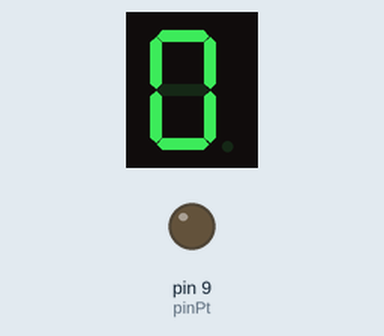
This sketch was run on a simulated Arduino Uno, built with avr-gcc and run on an emulated ATmega328P. Parts: 1-digit seven-segment display, output pins drawn as LEDs (lit = HIGH). Wiring (inferred from the names in the program): 1-digit 7-segment display, segments lit when HIGH: segments pin 2, pin 3, pin 4, pin 5, pin 6, pin 7, pin 8. The segment pins are drawn as the display they are named for; pins used as bus, display or sensor lines are not drawn.

Above: at 0.6 s.
At 5.6 s:
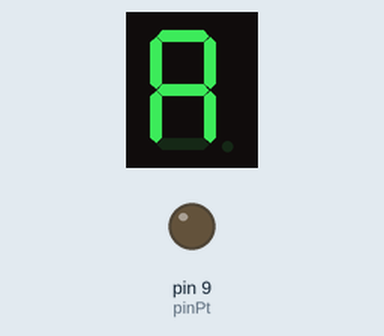
At 10.6 s:
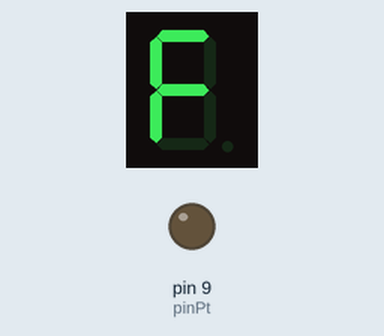
At 20.6 s:
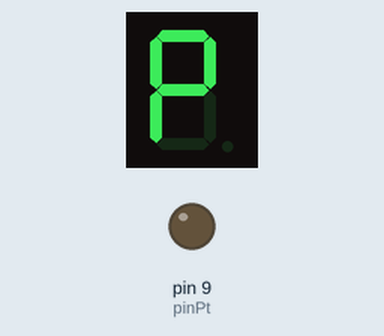
At 28.6 s:
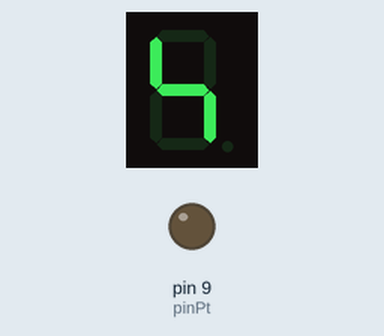
At 29.6 s:
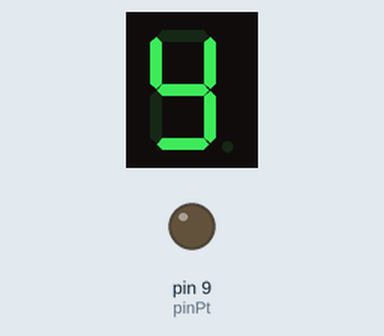

The sketch:

7seg.ino
```cpp
#include "letters.h"

void setup() {
	pinMode(pinA,OUTPUT);
	pinMode(pinB,OUTPUT);
	pinMode(pinC,OUTPUT);
	pinMode(pinD,OUTPUT);
	pinMode(pinE,OUTPUT);
	pinMode(pinF,OUTPUT);
	pinMode(pinG,OUTPUT);
	pinMode(pinPt,OUTPUT);
}

void loop() {
	blank();
	delay(500);
	zero();
	delay(500);
	one();
	delay(500);
	two();
	delay(500);
	three();
	delay(500);
	four();
	delay(500);
	five();
	delay(500);
	six();
	delay(500);
	seven();
	delay(500);
	eight();
	delay(500);
	nine();
	delay(500);
	letter_A();
	delay(500);
	letter_a();
	delay(500);
	letter_B();
	delay(500);
	letter_b();
	delay(500);
	letter_C();
	delay(500);
	letter_c();
	delay(500);
	letter_D();
	delay(500);
	letter_d();
	delay(500);
	letter_E();
	delay(500);
	letter_e();
	delay(500);
	letter_F();
	delay(500);
	letter_f();
	delay(500);
	letter_G();
	delay(500);
	letter_g();
	delay(500);
	letter_H();
	delay(500);
	letter_h();
	delay(500);
	letter_I();
	delay(500);
	letter_i();
	delay(500);
	letter_J();
	delay(500);
	letter_j();
	delay(500);
	letter_K();
	delay(500);
	letter_k();
	delay(500);
	letter_L();
	delay(500);
	letter_l();
	delay(500);
	letter_M();
	delay(500);
	letter_m();
	delay(500);
	letter_N();
	delay(500);
	letter_n();
	delay(500);
	letter_O();
	delay(500);
	letter_o();
	delay(500);
	letter_P();
	delay(500);
	letter_p();
	delay(500);
	letter_Q();
	delay(500);
	letter_q();
	delay(500);
	letter_R();
	delay(500);
	letter_r();
	delay(500);
	letter_S();
	delay(500);
	letter_s();
	delay(500);
	letter_T();
	delay(500);
	letter_t();
	delay(500);
	letter_U();
	delay(500);
	letter_u();
	delay(500);
	letter_V();
	delay(500);
	letter_v();
	delay(500);
	letter_W();
	delay(500);
	letter_w();
	delay(500);
	letter_X();
	delay(500);
	letter_x();
	delay(500);
	letter_Y();
	delay(500);
	letter_y();
	delay(500);
	letter_Z();
	delay(500);
	letter_z();
	delay(500);
}
```

letters.h
```cpp
#ifndef LETTERS_H_INCLUDED
#define LETTERS_H_INCLUDED

const int pinA = 2;
const int pinB = 3;
const int pinC = 4;
const int pinD = 5;
const int pinE = 6;
const int pinF = 7;
const int pinG = 8;
const int pinPt = 9;

void blank() {
	digitalWrite(pinA,LOW);
	digitalWrite(pinB,LOW);
	digitalWrite(pinC,LOW);
	digitalWrite(pinD,LOW);
	digitalWrite(pinE,LOW);
	digitalWrite(pinF,LOW);
	digitalWrite(pinG,LOW);
	digitalWrite(pinPt,LOW);
}

void zero() {
	digitalWrite(pinA,HIGH);
	digitalWrite(pinB,HIGH);
	digitalWrite(pinC,HIGH);
	digitalWrite(pinD,HIGH);
	digitalWrite(pinE,HIGH);
	digitalWrite(pinF,HIGH);
	digitalWrite(pinG,LOW);
	digitalWrite(pinPt,LOW);
}

void one() {
	digitalWrite(pinA,LOW);
	digitalWrite(pinB,HIGH);
	digitalWrite(pinC,HIGH);
	digitalWrite(pinD,LOW);
	digitalWrite(pinE,LOW);
	digitalWrite(pinF,LOW);
	digitalWrite(pinG,LOW);
	digitalWrite(pinPt,LOW);
}

void two() {
	digitalWrite(pinA,HIGH);
	digitalWrite(pinB,HIGH);
	digitalWrite(pinC,LOW);
	digitalWrite(pinD,HIGH);
	digitalWrite(pinE,HIGH);
	digitalWrite(pinF,LOW);
	digitalWrite(pinG,HIGH);
	digitalWrite(pinPt,LOW);
}

void three() {
	digitalWrite(pinA,HIGH);
	digitalWrite(pinB,HIGH);
	digitalWrite(pinC,HIGH);
	digitalWrite(pinD,HIGH);
	digitalWrite(pinE,LOW);
	digitalWrite(pinF,LOW);
	digitalWrite(pinG,HIGH);
	digitalWrite(pinPt,LOW);
}

void four() {
	digitalWrite(pinA,LOW);
	digitalWrite(pinB,HIGH);
	digitalWrite(pinC,HIGH);
	digitalWrite(pinD,LOW);
	digitalWrite(pinE,LOW);
	digitalWrite(pinF,HIGH);
	digitalWrite(pinG,HIGH);
	digitalWrite(pinPt,LOW);
}

void five() {
	digitalWrite(pinA,HIGH);
	digitalWrite(pinB,LOW);
	digitalWrite(pinC,HIGH);
	digitalWrite(pinD,HIGH);
	digitalWrite(pinE,LOW);
	digitalWrite(pinF,HIGH);
	digitalWrite(pinG,HIGH);
	digitalWrite(pinPt,LOW);
}

void six() {
	digitalWrite(pinA,HIGH);
	digitalWrite(pinB,LOW);
	digitalWrite(pinC,HIGH);
	digitalWrite(pinD,HIGH);
	digitalWrite(pinE,HIGH);
	digitalWrite(pinF,HIGH);
	digitalWrite(pinG,HIGH);
	digitalWrite(pinPt,LOW);
}

void seven() {
	digitalWrite(pinA,HIGH);
	digitalWrite(pinB,HIGH);
	digitalWrite(pinC,HIGH);
	digitalWrite(pinD,LOW);
	digitalWrite(pinE,LOW);
	digitalWrite(pinF,LOW);
	digitalWrite(pinG,LOW);
	digitalWrite(pinPt,LOW);
}

void eight() {
	digitalWrite(pinA,HIGH);
	digitalWrite(pinB,HIGH);
	digitalWrite(pinC,HIGH);
	digitalWrite(pinD,HIGH);
	digitalWrite(pinE,HIGH);
	digitalWrite(pinF,HIGH);
	digitalWrite(pinG,HIGH);
	digitalWrite(pinPt,LOW);
}

void nine() {
	digitalWrite(pinA,HIGH);
	digitalWrite(pinB,HIGH);
	digitalWrite(pinC,HIGH);
	digitalWrite(pinD,LOW);
	digitalWrite(pinE,LOW);
	digitalWrite(pinF,HIGH);
	digitalWrite(pinG,HIGH);
	digitalWrite(pinPt,LOW);
}

void letter_A() {
	digitalWrite(pinA,HIGH);
	digitalWrite(pinB,HIGH);
	digitalWrite(pinC,HIGH);
	digitalWrite(pinD,LOW);
	digitalWrite(pinE,HIGH);
	digitalWrite(pinF,HIGH);
	digitalWrite(pinG,HIGH);
	digitalWrite(pinPt,LOW);
}

void letter_a() {
	digitalWrite(pinA,HIGH);
	digitalWrite(pinB,HIGH);
	digitalWrite(pinC,HIGH);
	digitalWrite(pinD,HIGH);
	digitalWrite(pinE,HIGH);
	digitalWrite(pinF,LOW);
	digitalWrite(pinG,HIGH);
	digitalWrite(pinPt,LOW);
}

void letter_B() {
	digitalWrite(pinA,HIGH);
	digitalWrite(pinB,HIGH);
	digitalWrite(pinC,HIGH);
	digitalWrite(pinD,HIGH);
	digitalWrite(pinE,HIGH);
	digitalWrite(pinF,HIGH);
	digitalWrite(pinG,HIGH);
	digitalWrite(pinPt,LOW);
}

void letter_b() {
	digitalWrite(pinA,LOW);
	digitalWrite(pinB,LOW);
	digitalWrite(pinC,HIGH);
	digitalWrite(pinD,HIGH);
	digitalWrite(pinE,HIGH);
	digitalWrite(pinF,HIGH);
	digitalWrite(pinG,HIGH);
	digitalWrite(pinPt,LOW);
}

void letter_C() {
	digitalWrite(pinA,HIGH);
	digitalWrite(pinB,LOW);
	digitalWrite(pinC,LOW);
	digitalWrite(pinD,HIGH);
	digitalWrite(pinE,HIGH);
	digitalWrite(pinF,HIGH);
	digitalWrite(pinG,LOW);
	digitalWrite(pinPt,LOW);
}

void letter_c() {
	digitalWrite(pinA,LOW);
	digitalWrite(pinB,LOW);
	digitalWrite(pinC,LOW);
	digitalWrite(pinD,HIGH);
	digitalWrite(pinE,HIGH);
	digitalWrite(pinF,LOW);
	digitalWrite(pinG,HIGH);
	digitalWrite(pinPt,LOW);
}

void letter_D() {
	digitalWrite(pinA,HIGH);
	digitalWrite(pinB,HIGH);
	digitalWrite(pinC,HIGH);
	digitalWrite(pinD,HIGH);
	digitalWrite(pinE,HIGH);
	digitalWrite(pinF,LOW);
	digitalWrite(pinG,LOW);
	digitalWrite(pinPt,LOW);
}

void letter_d() {
	digitalWrite(pinA,LOW);
	digitalWrite(pinB,HIGH);
	digitalWrite(pinC,HIGH);
	digitalWrite(pinD,HIGH);
	digitalWrite(pinE,HIGH);
	digitalWrite(pinF,LOW);
	digitalWrite(pinG,HIGH);
	digitalWrite(pinPt,LOW);
}

void letter_E() {
	digitalWrite(pinA,HIGH);
	digitalWrite(pinB,LOW);
	digitalWrite(pinC,LOW);
	digitalWrite(pinD,HIGH);
	digitalWrite(pinE,HIGH);
	digitalWrite(pinF,HIGH);
	digitalWrite(pinG,HIGH);
	digitalWrite(pinPt,LOW);
}

void letter_e() {
	digitalWrite(pinA,HIGH);
	digitalWrite(pinB,HIGH);
	digitalWrite(pinC,LOW);
	digitalWrite(pinD,HIGH);
	digitalWrite(pinE,HIGH);
	digitalWrite(pinF,HIGH);
	digitalWrite(pinG,HIGH);
	digitalWrite(pinPt,LOW);
}

void letter_F() {
	digitalWrite(pinA,HIGH);
	digitalWrite(pinB,LOW);
	digitalWrite(pinC,LOW);
	digitalWrite(pinD,LOW);
	digitalWrite(pinE,HIGH);
	digitalWrite(pinF,HIGH);
	digitalWrite(pinG,HIGH);
	digitalWrite(pinPt,LOW);
}

void letter_f() {
	digitalWrite(pinA,HIGH);
	digitalWrite(pinB,LOW);
	digitalWrite(pinC,LOW);
	digitalWrite(pinD,LOW);
	digitalWrite(pinE,HIGH);
	digitalWrite(pinF,HIGH);
	digitalWrite(pinG,HIGH);
	digitalWrite(pinPt,LOW);
}

void letter_G() {
	digitalWrite(pinA,HIGH);
	digitalWrite(pinB,LOW);
	digitalWrite(pinC,HIGH);
	digitalWrite(pinD,HIGH);
	digitalWrite(pinE,HIGH);
	digitalWrite(pinF,HIGH);
	digitalWrite(pinG,LOW);
	digitalWrite(pinPt,LOW);
}

void letter_g() {
	digitalWrite(pinA,HIGH);
	digitalWrite(pinB,HIGH);
	digitalWrite(pinC,HIGH);
	digitalWrite(pinD,HIGH);
	digitalWrite(pinE,LOW);
	digitalWrite(pinF,HIGH);
	digitalWrite(pinG,HIGH);
	digitalWrite(pinPt,LOW);
}

void letter_H() {
	digitalWrite(pinA,LOW);
	digitalWrite(pinB,HIGH);
	digitalWrite(pinC,HIGH);
	digitalWrite(pinD,LOW);
	digitalWrite(pinE,HIGH);
	digitalWrite(pinF,HIGH);
	digitalWrite(pinG,HIGH);
	digitalWrite(pinPt,LOW);
}

void letter_h() {
	digitalWrite(pinA,LOW);
	digitalWrite(pinB,LOW);
	digitalWrite(pinC,HIGH);
	digitalWrite(pinD,LOW);
	digitalWrite(pinE,HIGH);
	digitalWrite(pinF,HIGH);
	digitalWrite(pinG,HIGH);
	digitalWrite(pinPt,LOW);
}

void letter_I() {
	digitalWrite(pinA,LOW);
	digitalWrite(pinB,LOW);
	digitalWrite(pinC,LOW);
	digitalWrite(pinD,LOW);
	digitalWrite(pinE,HIGH);
	digitalWrite(pinF,HIGH);
	digitalWrite(pinG,LOW);
	digitalWrite(pinPt,LOW);
}

void letter_i() {
	digitalWrite(pinA,LOW);
	digitalWrite(pinB,LOW);
	digitalWrite(pinC,LOW);
	digitalWrite(pinD,LOW);
	digitalWrite(pinE,HIGH);
	digitalWrite(pinF,LOW);
	digitalWrite(pinG,LOW);
	digitalWrite(pinPt,LOW);
}

void letter_J() {
	digitalWrite(pinA,LOW);
	digitalWrite(pinB,HIGH);
	digitalWrite(pinC,HIGH);
	digitalWrite(pinD,HIGH);
	digitalWrite(pinE,HIGH);
	digitalWrite(pinF,LOW);
	digitalWrite(pinG,LOW);
	digitalWrite(pinPt,LOW);
}

void letter_j() {
	digitalWrite(pinA,LOW);
	digitalWrite(pinB,HIGH);
	digitalWrite(pinC,HIGH);
	digitalWrite(pinD,HIGH);
	digitalWrite(pinE,LOW);
	digitalWrite(pinF,LOW);
	digitalWrite(pinG,LOW);
	digitalWrite(pinPt,LOW);
}

void letter_K() {
	digitalWrite(pinA,LOW);
	digitalWrite(pinB,HIGH);
	digitalWrite(pinC,LOW);
	digitalWrite(pinD,HIGH);
	digitalWrite(pinE,HIGH);
	digitalWrite(pinF,HIGH);
	digitalWrite(pinG,HIGH);
	digitalWrite(pinPt,LOW);
}

void letter_k() {
	digitalWrite(pinA,HIGH);
	digitalWrite(pinB,LOW);
	digitalWrite(pinC,HIGH);
	digitalWrite(pinD,LOW);
	digitalWrite(pinE,HIGH);
	digitalWrite(pinF,HIGH);
	digitalWrite(pinG,HIGH);
	digitalWrite(pinPt,LOW);
}

void letter_L() {
	digitalWrite(pinA,LOW);
	digitalWrite(pinB,LOW);
	digitalWrite(pinC,LOW);
	digitalWrite(pinD,HIGH);
	digitalWrite(pinE,HIGH);
	digitalWrite(pinF,HIGH);
	digitalWrite(pinG,LOW);
	digitalWrite(pinPt,LOW);
}

void letter_l() {
	digitalWrite(pinA,LOW);
	digitalWrite(pinB,LOW);
	digitalWrite(pinC,LOW);
	digitalWrite(pinD,LOW);
	digitalWrite(pinE,HIGH);
	digitalWrite(pinF,HIGH);
	digitalWrite(pinG,LOW);
	digitalWrite(pinPt,LOW);
}

void letter_M() {
	digitalWrite(pinA,HIGH);
	digitalWrite(pinB,LOW);
	digitalWrite(pinC,HIGH);
	digitalWrite(pinD,LOW);
	digitalWrite(pinE,HIGH);
	digitalWrite(pinF,LOW);
	digitalWrite(pinG,LOW);
	digitalWrite(pinPt,LOW);
}

void letter_m() {
	digitalWrite(pinA,LOW);
	digitalWrite(pinB,LOW);
	digitalWrite(pinC,HIGH);
	digitalWrite(pinD,LOW);
	digitalWrite(pinE,HIGH);
	digitalWrite(pinF,LOW);
	digitalWrite(pinG,LOW);
	digitalWrite(pinPt,LOW);
}

void letter_N() {
	digitalWrite(pinA,HIGH);
	digitalWrite(pinB,HIGH);
	digitalWrite(pinC,HIGH);
	digitalWrite(pinD,LOW);
	digitalWrite(pinE,HIGH);
	digitalWrite(pinF,HIGH);
	digitalWrite(pinG,LOW);
	digitalWrite(pinPt,LOW);
}

void letter_n() {
	digitalWrite(pinA,LOW);
	digitalWrite(pinB,LOW);
	digitalWrite(pinC,HIGH);
	digitalWrite(pinD,LOW);
	digitalWrite(pinE,HIGH);
	digitalWrite(pinF,LOW);
	digitalWrite(pinG,HIGH);
	digitalWrite(pinPt,LOW);
}

void letter_O() {
	digitalWrite(pinA,HIGH);
	digitalWrite(pinB,HIGH);
	digitalWrite(pinC,HIGH);
	digitalWrite(pinD,HIGH);
	digitalWrite(pinE,HIGH);
	digitalWrite(pinF,HIGH);
	digitalWrite(pinG,LOW);
	digitalWrite(pinPt,LOW);
}

void letter_o() {
	digitalWrite(pinA,LOW);
	digitalWrite(pinB,LOW);
	digitalWrite(pinC,HIGH);
	digitalWrite(pinD,HIGH);
	digitalWrite(pinE,HIGH);
	digitalWrite(pinF,LOW);
	digitalWrite(pinG,HIGH);
	digitalWrite(pinPt,LOW);
}

void letter_P() {
	digitalWrite(pinA,HIGH);
	digitalWrite(pinB,HIGH);
	digitalWrite(pinC,LOW);
	digitalWrite(pinD,LOW);
	digitalWrite(pinE,HIGH);
	digitalWrite(pinF,HIGH);
	digitalWrite(pinG,HIGH);
	digitalWrite(pinPt,LOW);
}

void letter_p() {
	digitalWrite(pinA,HIGH);
	digitalWrite(pinB,HIGH);
	digitalWrite(pinC,LOW);
	digitalWrite(pinD,LOW);
	digitalWrite(pinE,HIGH);
	digitalWrite(pinF,HIGH);
	digitalWrite(pinG,HIGH);
	digitalWrite(pinPt,LOW);
}

void letter_Q() {
	digitalWrite(pinA,HIGH);
	digitalWrite(pinB,HIGH);
	digitalWrite(pinC,LOW);
	digitalWrite(pinD,HIGH);
	digitalWrite(pinE,LOW);
	digitalWrite(pinF,HIGH);
	digitalWrite(pinG,HIGH);
	digitalWrite(pinPt,LOW);
}

void letter_q() {
	digitalWrite(pinA,HIGH);
	digitalWrite(pinB,HIGH);
	digitalWrite(pinC,HIGH);
	digitalWrite(pinD,LOW);
	digitalWrite(pinE,LOW);
	digitalWrite(pinF,HIGH);
	digitalWrite(pinG,HIGH);
	digitalWrite(pinPt,LOW);
}

void letter_R() {
	digitalWrite(pinA,HIGH);
	digitalWrite(pinB,HIGH);
	digitalWrite(pinC,LOW);
	digitalWrite(pinD,LOW);
	digitalWrite(pinE,HIGH);
	digitalWrite(pinF,HIGH);
	digitalWrite(pinG,LOW);
	digitalWrite(pinPt,LOW);
}

void letter_r() {
	digitalWrite(pinA,LOW);
	digitalWrite(pinB,LOW);
	digitalWrite(pinC,LOW);
	digitalWrite(pinD,LOW);
	digitalWrite(pinE,HIGH);
	digitalWrite(pinF,LOW);
	digitalWrite(pinG,HIGH);
	digitalWrite(pinPt,LOW);
}

void letter_S() {
	digitalWrite(pinA,HIGH);
	digitalWrite(pinB,LOW);
	digitalWrite(pinC,HIGH);
	digitalWrite(pinD,HIGH);
	digitalWrite(pinE,LOW);
	digitalWrite(pinF,HIGH);
	digitalWrite(pinG,HIGH);
	digitalWrite(pinPt,LOW);
}

void letter_s() {
	digitalWrite(pinA,HIGH);
	digitalWrite(pinB,LOW);
	digitalWrite(pinC,HIGH);
	digitalWrite(pinD,HIGH);
	digitalWrite(pinE,LOW);
	digitalWrite(pinF,HIGH);
	digitalWrite(pinG,HIGH);
	digitalWrite(pinPt,LOW);
}

void letter_T() {
	digitalWrite(pinA,HIGH);
	digitalWrite(pinB,HIGH);
	digitalWrite(pinC,HIGH);
	digitalWrite(pinD,LOW);
	digitalWrite(pinE,LOW);
	digitalWrite(pinF,LOW);
	digitalWrite(pinG,LOW);
	digitalWrite(pinPt,LOW);
}

void letter_t() {
	digitalWrite(pinA,LOW);
	digitalWrite(pinB,LOW);
	digitalWrite(pinC,LOW);
	digitalWrite(pinD,HIGH);
	digitalWrite(pinE,HIGH);
	digitalWrite(pinF,HIGH);
	digitalWrite(pinG,HIGH);
	digitalWrite(pinPt,LOW);
}

void letter_U() {
	digitalWrite(pinA,LOW);
	digitalWrite(pinB,HIGH);
	digitalWrite(pinC,HIGH);
	digitalWrite(pinD,HIGH);
	digitalWrite(pinE,HIGH);
	digitalWrite(pinF,HIGH);
	digitalWrite(pinG,LOW);
	digitalWrite(pinPt,LOW);
}

void letter_u() {
	digitalWrite(pinA,LOW);
	digitalWrite(pinB,LOW);
	digitalWrite(pinC,HIGH);
	digitalWrite(pinD,HIGH);
	digitalWrite(pinE,HIGH);
	digitalWrite(pinF,LOW);
	digitalWrite(pinG,LOW);
	digitalWrite(pinPt,LOW);
}

void letter_V() {
	digitalWrite(pinA,LOW);
	digitalWrite(pinB,HIGH);
	digitalWrite(pinC,LOW);
	digitalWrite(pinD,LOW);
	digitalWrite(pinE,HIGH);
	digitalWrite(pinF,HIGH);
	digitalWrite(pinG,HIGH);
	digitalWrite(pinPt,LOW);
}

void letter_v() {
	digitalWrite(pinA,LOW);
	digitalWrite(pinB,HIGH);
	digitalWrite(pinC,LOW);
	digitalWrite(pinD,LOW);
	digitalWrite(pinE,LOW);
	digitalWrite(pinF,HIGH);
	digitalWrite(pinG,HIGH);
	digitalWrite(pinPt,LOW);
}

void letter_W() {
	digitalWrite(pinA,LOW);
	digitalWrite(pinB,HIGH);
	digitalWrite(pinC,HIGH);
	digitalWrite(pinD,HIGH);
	digitalWrite(pinE,HIGH);
	digitalWrite(pinF,HIGH);
	digitalWrite(pinG,HIGH);
	digitalWrite(pinPt,LOW);
}

void letter_w() {
	digitalWrite(pinA,LOW);
	digitalWrite(pinB,HIGH);
	digitalWrite(pinC,LOW);
	digitalWrite(pinD,HIGH);
	digitalWrite(pinE,LOW);
	digitalWrite(pinF,HIGH);
	digitalWrite(pinG,LOW);
	digitalWrite(pinPt,LOW);
}

void letter_X() {
	digitalWrite(pinA,LOW);
	digitalWrite(pinB,LOW);
	digitalWrite(pinC,HIGH);
	digitalWrite(pinD,LOW);
	digitalWrite(pinE,LOW);
	digitalWrite(pinF,HIGH);
	digitalWrite(pinG,HIGH);
	digitalWrite(pinPt,LOW);
}

void letter_x() {
	digitalWrite(pinA,LOW);
	digitalWrite(pinB,LOW);
	digitalWrite(pinC,HIGH);
	digitalWrite(pinD,LOW);
	digitalWrite(pinE,LOW);
	digitalWrite(pinF,HIGH);
	digitalWrite(pinG,HIGH);
	digitalWrite(pinPt,LOW);
}

void letter_Y() {
	digitalWrite(pinA,LOW);
	digitalWrite(pinB,HIGH);
	digitalWrite(pinC,HIGH);
	digitalWrite(pinD,HIGH);
	digitalWrite(pinE,LOW);
	digitalWrite(pinF,HIGH);
	digitalWrite(pinG,HIGH);
	digitalWrite(pinPt,LOW);
}

void letter_y() {
	digitalWrite(pinA,LOW);
	digitalWrite(pinB,HIGH);
	digitalWrite(pinC,HIGH);
	digitalWrite(pinD,HIGH);
	digitalWrite(pinE,LOW);
	digitalWrite(pinF,HIGH);
	digitalWrite(pinG,HIGH);
	digitalWrite(pinPt,LOW);
}

void letter_Z() {
	digitalWrite(pinA,HIGH);
	digitalWrite(pinB,HIGH);
	digitalWrite(pinC,LOW);
	digitalWrite(pinD,HIGH);
	digitalWrite(pinE,HIGH);
	digitalWrite(pinF,LOW);
	digitalWrite(pinG,HIGH);
	digitalWrite(pinPt,LOW);
}

void letter_z() {
	digitalWrite(pinA,HIGH);
	digitalWrite(pinB,HIGH);
	digitalWrite(pinC,LOW);
	digitalWrite(pinD,HIGH);
	digitalWrite(pinE,HIGH);
	digitalWrite(pinF,LOW);
	digitalWrite(pinG,HIGH);
	digitalWrite(pinPt,LOW);
}

#endif
```

Measured:
- what the display in image 0 shows lasts 0.5 s, from 0.5 s to 1.0 s
- what the display in image 2 shows lasts 1.0 s, from 10.5 s to 11.5 s
